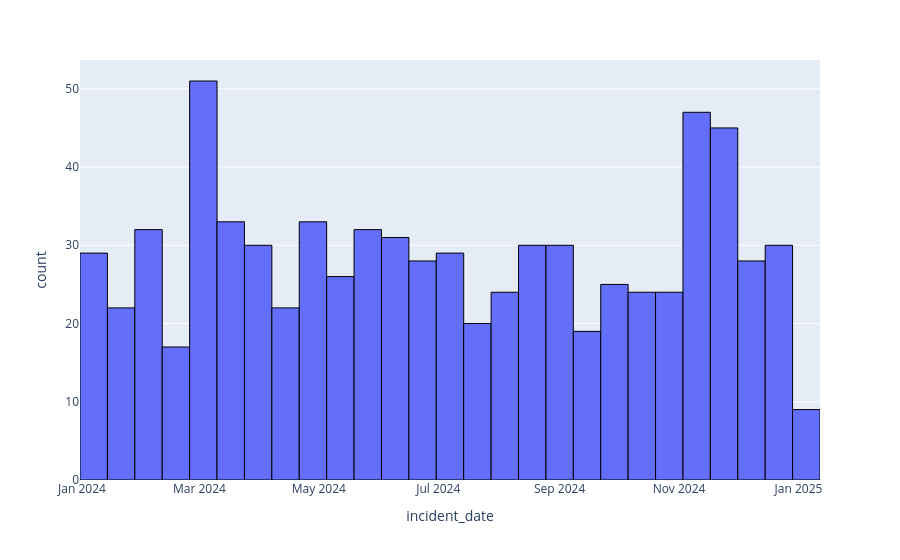
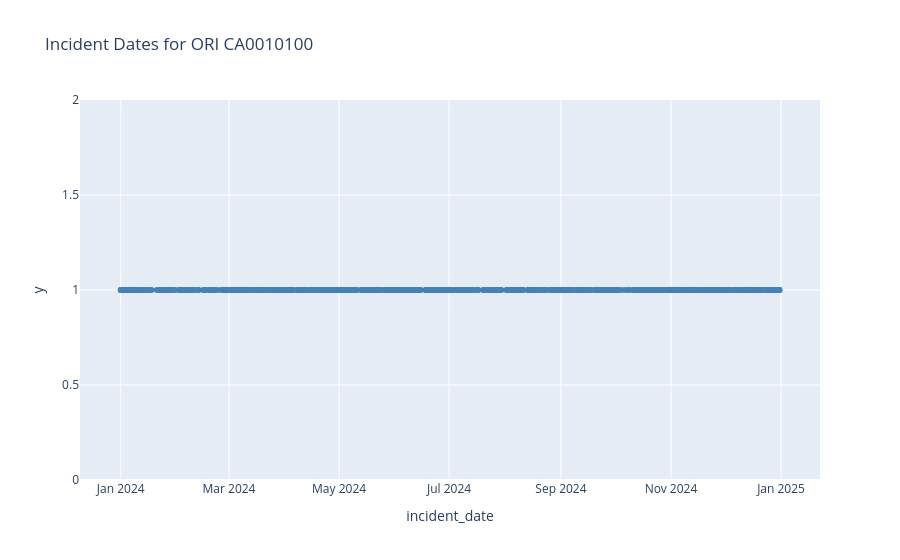

Notebook code for these charts, in order:
### Markdown cell above
### CA0010100

### Code cell
ori_graphing("CA0010100")

### Figure 1 — Plotly figure (JSON) as saved in the notebook; plotly's stock layout.template omitted (floating-point values rounded to 4 significant figures; data arrays with more than 128 entries replaced by an {"elided": "..."} marker saying what was removed)
{"data": [{"bingroup": "x", "hovertemplate": "incident_date=%{x}<br>count=%{y}<extra></extra>", "legendgroup": "", "marker": {"color": "#636efa", "line": {"color": "black", "width": 1}, "pattern": {"shape": ""}}, "name": "", "orientation": "v", "showlegend": false, "type": "histogram", "x": {"elided": "770 str values"}, "xaxis": "x", "yaxis": "y"}], "layout": {"barmode": "relative", "legend": {"tracegroupgap": 0}, "margin": {"t": 60}, "xaxis": {"anchor": "y", "domain": [0, 1], "title": {"text": "incident_date"}}, "yaxis": {"anchor": "x", "domain": [0, 1], "title": {"text": "count"}}}}

### Figure 2 — Plotly figure (JSON) as saved in the notebook; plotly's stock layout.template omitted (floating-point values rounded to 4 significant figures; data arrays with more than 128 entries replaced by an {"elided": "..."} marker saying what was removed)
{"data": [{"hovertemplate": "incident_date=%{x}<br>y=%{y}<extra></extra>", "legendgroup": "", "marker": {"color": "steelblue", "symbol": "circle"}, "mode": "markers", "name": "", "orientation": "v", "showlegend": false, "type": "scatter", "x": {"elided": "770 str values"}, "xaxis": "x", "y": {"elided": "770 int values"}, "yaxis": "y"}], "layout": {"legend": {"tracegroupgap": 0}, "title": {"text": "Incident Dates for ORI CA0010100"}, "xaxis": {"anchor": "y", "domain": [0, 1], "title": {"text": "incident_date"}}, "yaxis": {"anchor": "x", "domain": [0, 1], "title": {"text": "y"}}}}
